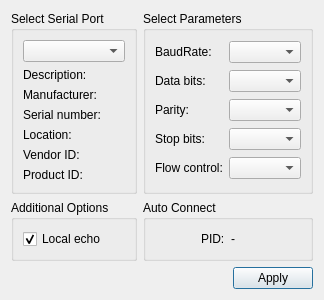
<?xml version="1.0" encoding="UTF-8"?>
<ui version="4.0">
 <class>SettingsDialog</class>
 <widget class="QDialog" name="SettingsDialog">
  <property name="geometry">
   <rect>
    <x>0</x>
    <y>0</y>
    <width>281</width>
    <height>272</height>
   </rect>
  </property>
  <property name="windowTitle">
   <string>Settings</string>
  </property>
  <layout class="QGridLayout" name="gridLayout_3">
   <item row="0" column="0">
    <widget class="QGroupBox" name="selectBox">
     <property name="title">
      <string>Select Serial Port</string>
     </property>
     <layout class="QGridLayout" name="gridLayout">
      <item row="0" column="0">
       <widget class="QComboBox" name="serialPortInfoListBox"/>
      </item>
      <item row="1" column="0">
       <widget class="QLabel" name="descriptionLabel">
        <property name="text">
         <string>Description:</string>
        </property>
       </widget>
      </item>
      <item row="2" column="0">
       <widget class="QLabel" name="manufacturerLabel">
        <property name="text">
         <string>Manufacturer:</string>
        </property>
       </widget>
      </item>
      <item row="3" column="0">
       <widget class="QLabel" name="serialNumberLabel">
        <property name="text">
         <string>Serial number:</string>
        </property>
       </widget>
      </item>
      <item row="4" column="0">
       <widget class="QLabel" name="locationLabel">
        <property name="text">
         <string>Location:</string>
        </property>
       </widget>
      </item>
      <item row="5" column="0">
       <widget class="QLabel" name="vidLabel">
        <property name="text">
         <string>Vendor ID:</string>
        </property>
       </widget>
      </item>
      <item row="6" column="0">
       <widget class="QLabel" name="pidLabel">
        <property name="text">
         <string>Product ID:</string>
        </property>
       </widget>
      </item>
     </layout>
    </widget>
   </item>
   <item row="3" column="0" colspan="2">
    <layout class="QHBoxLayout" name="horizontalLayout">
     <item>
      <spacer name="horizontalSpacer">
       <property name="orientation">
        <enum>Qt::Horizontal</enum>
       </property>
       <property name="sizeHint" stdset="0">
        <size>
         <width>96</width>
         <height>20</height>
        </size>
       </property>
      </spacer>
     </item>
     <item>
      <widget class="QPushButton" name="applyButton">
       <property name="text">
        <string>Apply</string>
       </property>
      </widget>
     </item>
    </layout>
   </item>
   <item row="0" column="1">
    <widget class="QGroupBox" name="parametersBox">
     <property name="title">
      <string>Select Parameters</string>
     </property>
     <layout class="QGridLayout" name="gridLayout_2">
      <item row="0" column="0">
       <widget class="QLabel" name="baudRateLabel">
        <property name="text">
         <string>BaudRate:</string>
        </property>
       </widget>
      </item>
      <item row="0" column="1">
       <widget class="QComboBox" name="baudRateBox"/>
      </item>
      <item row="1" column="0">
       <widget class="QLabel" name="dataBitsLabel">
        <property name="text">
         <string>Data bits:</string>
        </property>
       </widget>
      </item>
      <item row="1" column="1">
       <widget class="QComboBox" name="dataBitsBox"/>
      </item>
      <item row="2" column="0">
       <widget class="QLabel" name="parityLabel">
        <property name="text">
         <string>Parity:</string>
        </property>
       </widget>
      </item>
      <item row="2" column="1">
       <widget class="QComboBox" name="parityBox"/>
      </item>
      <item row="3" column="0">
       <widget class="QLabel" name="stopBitsLabel">
        <property name="text">
         <string>Stop bits:</string>
        </property>
       </widget>
      </item>
      <item row="3" column="1">
       <widget class="QComboBox" name="stopBitsBox"/>
      </item>
      <item row="4" column="0">
       <widget class="QLabel" name="flowControlLabel">
        <property name="text">
         <string>Flow control:</string>
        </property>
       </widget>
      </item>
      <item row="4" column="1">
       <widget class="QComboBox" name="flowControlBox"/>
      </item>
     </layout>
    </widget>
   </item>
   <item row="1" column="0">
    <widget class="QGroupBox" name="additionalOptionsGroupBox">
     <property name="title">
      <string>Additional Options</string>
     </property>
     <layout class="QVBoxLayout" name="verticalLayout">
      <item>
       <widget class="QCheckBox" name="localEchoCheckBox">
        <property name="text">
         <string>Local echo</string>
        </property>
        <property name="checked">
         <bool>true</bool>
        </property>
       </widget>
      </item>
     </layout>
    </widget>
   </item>
   <item row="1" column="1">
    <widget class="QGroupBox" name="groupBox">
     <property name="title">
      <string>Auto Connect</string>
     </property>
     <layout class="QHBoxLayout" name="horizontalLayout_2">
      <item alignment="Qt::AlignRight">
       <widget class="QLabel" name="PIDlabel">
        <property name="text">
         <string>PID:</string>
        </property>
       </widget>
      </item>
      <item>
       <widget class="QLabel" name="pidFoundLabel">
        <property name="text">
         <string>-</string>
        </property>
       </widget>
      </item>
     </layout>
    </widget>
   </item>
  </layout>
 </widget>
 <resources/>
 <connections/>
</ui>
